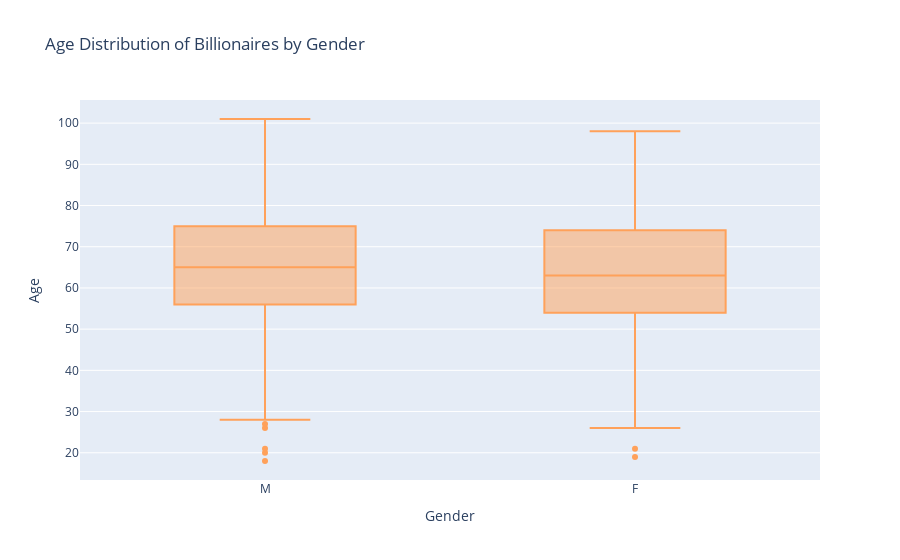

Notebook source saved alongside this figure:
### Markdown cell above
# Box plot: Age Distribution by Gender

### Code cell
fig4 = px.box(df, x="gender", y="age", title="Age Distribution of Billionaires by Gender",
              color_discrete_sequence=['#FFA15A', '#00B2E2'])
fig4.update_xaxes(title="Gender")
fig4.update_yaxes(title="Age")
fig4.show()

### Figure 1 — Plotly figure (JSON) as saved in the notebook; plotly's stock layout.template omitted (floating-point values rounded to 4 significant figures; data arrays with more than 128 entries replaced by an {"elided": "..."} marker saying what was removed)
{"data": [{"alignmentgroup": "True", "hovertemplate": "gender=%{x}<br>age=%{y}<extra></extra>", "legendgroup": "", "marker": {"color": "#FFA15A"}, "name": "", "notched": false, "offsetgroup": "", "orientation": "v", "showlegend": false, "type": "box", "x": {"elided": "2640 str values"}, "x0": " ", "xaxis": "x", "y": {"elided": "2640 int values"}, "y0": " ", "yaxis": "y"}], "layout": {"boxmode": "group", "legend": {"tracegroupgap": 0}, "title": {"text": "Age Distribution of Billionaires by Gender"}, "xaxis": {"anchor": "y", "domain": [0, 1], "title": {"text": "Gender"}}, "yaxis": {"anchor": "x", "domain": [0, 1], "title": {"text": "Age"}}}}
